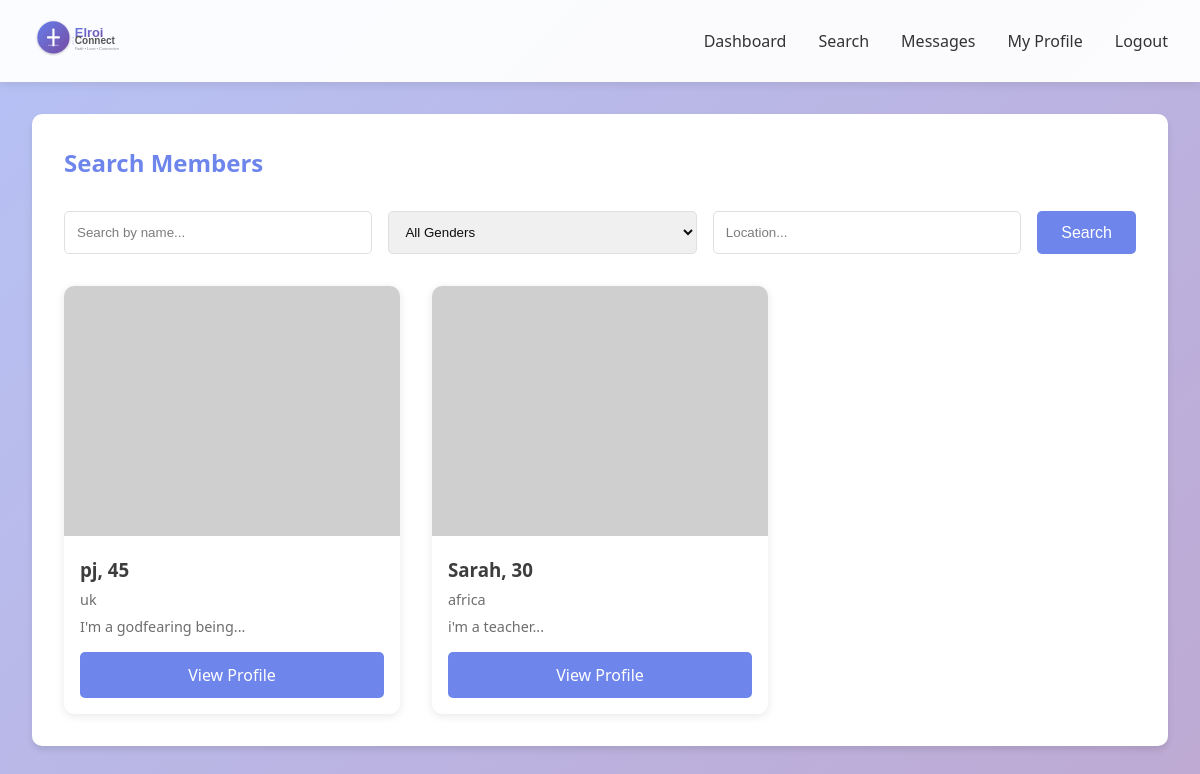
Page /search (signed in) on the committed database.
### app.py (models this page shows)
class User(db.Model):
    id = db.Column(db.Integer, primary_key=True)
    email = db.Column(db.String(120), unique=True, nullable=False)
    password_hash = db.Column(db.String(200), nullable=False)
    first_name = db.Column(db.String(50), nullable=False)
    last_name = db.Column(db.String(50), nullable=False)
    gender = db.Column(db.String(20), nullable=False)
    date_of_birth = db.Column(db.Date, nullable=False)
    bio = db.Column(db.Text)
    profile_photo = db.Column(db.String(200))
    location = db.Column(db.String(100))
    denomination = db.Column(db.String(100))
    interests = db.Column(db.Text)
    looking_for = db.Column(db.String(50))
    created_at = db.Column(db.DateTime, default=datetime.utcnow)
    is_active = db.Column(db.Boolean, default=True)
    videos_watched = db.Column(db.Integer, default=0)
    sent_messages = db.relationship('Message', foreign_keys='Message.sender_id', backref='sender', lazy='dynamic')
    received_messages = db.relationship('Message', foreign_keys='Message.receiver_id', backref='receiver', lazy='dynamic')

### app.py (the view)
@app.route('/search')
@login_required
def search():
    query = request.args.get('q', '')
    gender = request.args.get('gender', '')
    location = request.args.get('location', '')
    users = User.query.filter(User.id != session['user_id'], User.is_active == True)
    if query:
        users = users.filter(
            (User.first_name.ilike(f'%{query}%')) |
            (User.last_name.ilike(f'%{query}%'))
        )
    if gender:
        users = users.filter_by(gender=gender)
    if location:
        users = users.filter(User.location.ilike(f'%{location}%'))
    users = users.all()
    return render_template('search.html', users=users, query=query, now=datetime.now())

### app.py (called while the page is built)
def login_required(f):
    @wraps(f)
    def decorated_function(*args, **kwargs):
        if 'user_id' not in session:
            flash('Please log in to access this page.', 'warning')
            return redirect(url_for('login'))
        return f(*args, **kwargs)
    return decorated_function

### templates/search.html (shortened to what this page needs)
{% extends "base.html" %}
{% block content %}
<div class="card">
    <h2 style="color: #667eea; margin-bottom: 2rem;">Search Members</h2>
    <form method="GET" style="display: grid; grid-template-columns: 1fr 1fr 1fr auto; gap: 1rem; margin-bottom: 2rem;">
        <input type="text" name="q" placeholder="Search by name..." value="{{ query or '' }}" style="padding: 0.75rem; border: 1px solid #ddd; border-radius: 5px;">
        <select name="gender" style="padding: 0.75rem; border: 1px solid #ddd; border-radius: 5px;">
            <option value="">All Genders</option>
        </select>
        <input type="text" name="location" placeholder="Location..." value="{{ request.args.get('location', '') }}" style="padding: 0.75rem; border: 1px solid #ddd; border-radius: 5px;">
        <button type="submit" class="btn btn-primary">Search</button>
    </form>
    {% if users %}
    <div class="profile-grid">
        {% for user in users %}
        <div class="profile-card">
            {% if user.profile_photo %}
            <img src="{{ url_for('static', filename='uploads/' + user.profile_photo) }}" alt="{{ user.first_name }}">
            {% else %}
            <img src="https://via.placeholder.com/250x250?text={{ user.first_name[0] }}" alt="{{ user.first_name }}">
            {% endif %}
            <div class="profile-card-content">
                <h3>{{ user.first_name }}, {{ (now.year - user.date_of_birth.year) if user.date_of_birth else 'N/A' }}</h3>
                <p>{{ user.location or 'Location not specified' }}</p>
                <p style="margin-top: 0.5rem;">{{ user.bio[:100] if user.bio else 'No bio yet' }}...</p>
                <a href="{{ url_for('view_profile', user_id=user.id) }}" class="btn btn-primary" style="width: 100%; margin-top: 1rem; text-align: center;">View Profile</a>
            </div>
        </div>
        {% endfor %}
    </div>
    {% else %}
    <p style="text-align: center; color: #666;">No members found. Try adjusting your search criteria.</p>
    {% endif %}
</div>
{% endblock %}

### templates/base.html (style rules this page uses)
* { margin: 0; padding: 0; box-sizing: border-box; }
body { font-family: 'Segoe UI', Tahoma, Geneva, Verdana, sans-serif; background: linear-gradient(135deg, rgba(102, 126, 234, 0.5) 0%, rgba(118, 75, 162, 0.5) 100%), url('https://images.unsplash.com/photo-1522673607200-164d1b6ce486?q=80&w=2070') center/cover no-repeat fixed; min-height: 100vh; position: relative; }
body::before { content: ''; position: fixed; top: 0; left: 0; width: 100%; height: 100%; background: rgba(255, 255, 255, 0.05); pointer-events: none; z-index: 0; }
.card { background: white; border-radius: 10px; padding: 2rem; box-shadow: 0 4px 6px rgba(0,0,0,0.1); margin-bottom: 2rem; }
.btn { padding: 0.75rem 1.5rem; border: none; border-radius: 5px; cursor: pointer; font-size: 1rem; transition: all 0.3s; text-decoration: none; display: inline-block; }
.btn-primary { background: #667eea; color: white; }
.profile-grid { display: grid; grid-template-columns: repeat(auto-fill, minmax(250px, 1fr)); gap: 2rem; margin-top: 2rem; }
.profile-card { background: white; border-radius: 10px; overflow: hidden; box-shadow: 0 2px 8px rgba(0,0,0,0.1); transition: transform 0.3s; }
.profile-card img { width: 100%; height: 250px; object-fit: cover; }
.profile-card-content { padding: 1rem; }
.profile-card h3 { margin-bottom: 0.5rem; color: #333; }
.profile-card p { color: #666; font-size: 0.9rem; }

### rows in the picture
User: first_name "pj", date_of_birth "45", location "uk", bio "I'm a godfearing being"
User: first_name "Sarah", date_of_birth "30", location "africa", bio "i'm a teacher"
